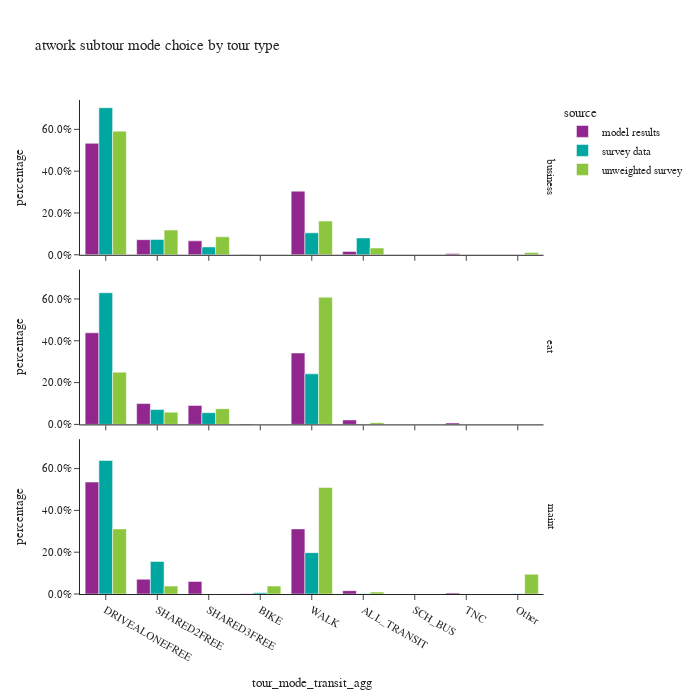

The cell this chart's notebook holds for it:
### Code cell
df_plot = atwork_subtour.groupby(['source','tour_type','tour_mode_transit_agg'])['tour_weight'].sum().reset_index()
df_plot['percentage'] = df_plot.groupby(['source','tour_type'], group_keys=False)['tour_weight']. \
    apply(lambda x: x / float(x.sum()))

fig = px.bar(df_plot,
             x="tour_mode_transit_agg", y="percentage", color="source",barmode="group",
             facet_row='tour_type',
             category_orders={"tour_mode_transit_agg": tour_mode_ordered},
             title="atwork subtour mode choice by tour type")
fig.for_each_annotation(lambda a: a.update(text = a.text.split("=")[-1]))
fig.for_each_yaxis(lambda a: a.update(tickformat = ".1%"))
fig.update_layout(height=700, width=700)
fig.show()

### Figure 1 — Plotly figure (JSON) as saved in the notebook; plotly's stock layout.template omitted (floating-point values rounded to 4 significant figures)
{"data": [{"alignmentgroup": "True", "hovertemplate": "source=model results<br>tour_type=business<br>tour_mode_transit_agg=%{x}<br>percentage=%{y}<extra></extra>", "legendgroup": "model results", "marker": {"color": "#91268F", "pattern": {"shape": ""}}, "name": "model results", "offsetgroup": "model results", "orientation": "v", "showlegend": true, "textposition": "auto", "type": "bar", "x": ["ALL_TRANSIT", "BIKE", "DRIVEALONEFREE", "SHARED2FREE", "SHARED3FREE", "TNC", "WALK"], "xaxis": "x3", "y": [0.01621, 0.001214, 0.5332, 0.07233, 0.06668, 0.00597, 0.3044], "yaxis": "y3"}, {"alignmentgroup": "True", "hovertemplate": "source=model results<br>tour_type=eat<br>tour_mode_transit_agg=%{x}<br>percentage=%{y}<extra></extra>", "legendgroup": "model results", "marker": {"color": "#91268F", "pattern": {"shape": ""}}, "name": "model results", "offsetgroup": "model results", "orientation": "v", "showlegend": false, "textposition": "auto", "type": "bar", "x": ["ALL_TRANSIT", "BIKE", "DRIVEALONEFREE", "SHARED2FREE", "SHARED3FREE", "TNC", "WALK"], "xaxis": "x2", "y": [0.0212, 0.00173, 0.4383, 0.09963, 0.09073, 0.006716, 0.3417], "yaxis": "y2"}, {"alignmentgroup": "True", "hovertemplate": "source=model results<br>tour_type=maint<br>tour_mode_transit_agg=%{x}<br>percentage=%{y}<extra></extra>", "legendgroup": "model results", "marker": {"color": "#91268F", "pattern": {"shape": ""}}, "name": "model results", "offsetgroup": "model results", "orientation": "v", "showlegend": false, "textposition": "auto", "type": "bar", "x": ["ALL_TRANSIT", "BIKE", "DRIVEALONEFREE", "SHARED2FREE", "SHARED3FREE", "TNC", "WALK"], "xaxis": "x", "y": [0.01586, 0.001532, 0.5353, 0.0708, 0.06001, 0.004994, 0.3115], "yaxis": "y"}, {"alignmentgroup": "True", "hovertemplate": "source=survey data<br>tour_type=business<br>tour_mode_transit_agg=%{x}<br>percentage=%{y}<extra></extra>", "legendgroup": "survey data", "marker": {"color": "#00A7A0", "pattern": {"shape": ""}}, "name": "survey data", "offsetgroup": "survey data", "orientation": "v", "showlegend": true, "textposition": "auto", "type": "bar", "x": ["ALL_TRANSIT", "DRIVEALONEFREE", "Other", "SHARED2FREE", "SHARED3FREE", "WALK"], "xaxis": "x3", "y": [0.08074, 0.7035, 0.0, 0.07343, 0.03743, 0.1049], "yaxis": "y3"}, {"alignmentgroup": "True", "hovertemplate": "source=survey data<br>tour_type=eat<br>tour_mode_transit_agg=%{x}<br>percentage=%{y}<extra></extra>", "legendgroup": "survey data", "marker": {"color": "#00A7A0", "pattern": {"shape": ""}}, "name": "survey data", "offsetgroup": "survey data", "orientation": "v", "showlegend": false, "textposition": "auto", "type": "bar", "x": ["ALL_TRANSIT", "DRIVEALONEFREE", "SHARED2FREE", "SHARED3FREE", "WALK"], "xaxis": "x2", "y": [0.001008, 0.6299, 0.07094, 0.05617, 0.242], "yaxis": "y2"}, {"alignmentgroup": "True", "hovertemplate": "source=survey data<br>tour_type=maint<br>tour_mode_transit_agg=%{x}<br>percentage=%{y}<extra></extra>", "legendgroup": "survey data", "marker": {"color": "#00A7A0", "pattern": {"shape": ""}}, "name": "survey data", "offsetgroup": "survey data", "orientation": "v", "showlegend": false, "textposition": "auto", "type": "bar", "x": ["ALL_TRANSIT", "BIKE", "DRIVEALONEFREE", "Other", "SHARED2FREE", "WALK"], "xaxis": "x", "y": [0.001101, 0.005733, 0.6385, 0.00121, 0.1556, 0.1979], "yaxis": "y"}, {"alignmentgroup": "True", "hovertemplate": "source=unweighted survey<br>tour_type=business<br>tour_mode_transit_agg=%{x}<br>percentage=%{y}<extra></extra>", "legendgroup": "unweighted survey", "marker": {"color": "#8CC63E", "pattern": {"shape": ""}}, "name": "unweighted survey", "offsetgroup": "unweighted survey", "orientation": "v", "showlegend": true, "textposition": "auto", "type": "bar", "x": ["ALL_TRANSIT", "DRIVEALONEFREE", "Other", "SHARED2FREE", "SHARED3FREE", "WALK"], "xaxis": "x3", "y": [0.03226, 0.5914, 0.01075, 0.1183, 0.08602, 0.1613], "yaxis": "y3"}, {"alignmentgroup": "True", "hovertemplate": "source=unweighted survey<br>tour_type=eat<br>tour_mode_transit_agg=%{x}<br>percentage=%{y}<extra></extra>", "legendgroup": "unweighted survey", "marker": {"color": "#8CC63E", "pattern": {"shape": ""}}, "name": "unweighted survey", "offsetgroup": "unweighted survey", "orientation": "v", "showlegend": false, "textposition": "auto", "type": "bar", "x": ["ALL_TRANSIT", "DRIVEALONEFREE", "SHARED2FREE", "SHARED3FREE", "WALK"], "xaxis": "x2", "y": [0.008333, 0.25, 0.05833, 0.075, 0.6083], "yaxis": "y2"}, {"alignmentgroup": "True", "hovertemplate": "source=unweighted survey<br>tour_type=maint<br>tour_mode_transit_agg=%{x}<br>percentage=%{y}<extra></extra>", "legendgroup": "unweighted survey", "marker": {"color": "#8CC63E", "pattern": {"shape": ""}}, "name": "unweighted survey", "offsetgroup": "unweighted survey", "orientation": "v", "showlegend": false, "textposition": "auto", "type": "bar", "x": ["ALL_TRANSIT", "BIKE", "DRIVEALONEFREE", "Other", "SHARED2FREE", "WALK"], "xaxis": "x", "y": [0.009434, 0.03774, 0.3113, 0.09434, 0.03774, 0.5094], "yaxis": "y"}], "layout": {"annotations": [{"font": {}, "showarrow": false, "text": "maint", "textangle": 90, "x": 0.98, "xanchor": "left", "xref": "paper", "y": 0.1567, "yanchor": "middle", "yref": "paper"}, {"font": {}, "showarrow": false, "text": "eat", "textangle": 90, "x": 0.98, "xanchor": "left", "xref": "paper", "y": 0.5, "yanchor": "middle", "yref": "paper"}, {"font": {}, "showarrow": false, "text": "business", "textangle": 90, "x": 0.98, "xanchor": "left", "xref": "paper", "y": 0.8433, "yanchor": "middle", "yref": "paper"}], "barmode": "group", "height": 700, "legend": {"title": {"text": "source"}, "tracegroupgap": 0}, "title": {"text": "atwork subtour mode choice by tour type"}, "width": 700, "xaxis": {"anchor": "y", "categoryarray": ["DRIVEALONEFREE", "SHARED2FREE", "SHARED3FREE", "BIKE", "WALK", "ALL_TRANSIT", "SCH_BUS", "TNC", "Other"], "categoryorder": "array", "domain": [0.0, 0.98], "title": {"text": "tour_mode_transit_agg"}}, "xaxis2": {"anchor": "y2", "domain": [0.0, 0.98], "matches": "x", "showticklabels": false}, "xaxis3": {"anchor": "y3", "domain": [0.0, 0.98], "matches": "x", "showticklabels": false}, "yaxis": {"anchor": "x", "domain": [0.0, 0.3133], "tickformat": ".1%", "title": {"text": "percentage"}}, "yaxis2": {"anchor": "x2", "domain": [0.3433, 0.6567], "matches": "y", "tickformat": ".1%", "title": {"text": "percentage"}}, "yaxis3": {"anchor": "x3", "domain": [0.6867, 1.0], "matches": "y", "tickformat": ".1%", "title": {"text": "percentage"}}}}
